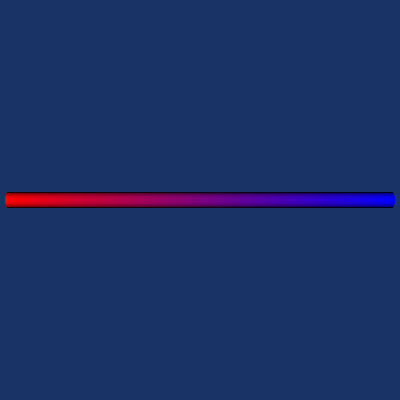

This chart was generated by the following Python code:
#!/usr/bin/env python

# Demonstrate vtkGradientFilter on a line source, verifying the filter
# handles SMP backends correctly without crashing, and visualizing
# the line with computed gradient data.

# Factory overrides
import vtkmodules.vtkInteractionStyle  # noqa: F401
import vtkmodules.vtkRenderingOpenGL2  # noqa: F401

from vtkmodules.vtkCommonDataModel import vtkDataObject
from vtkmodules.vtkFiltersCore import vtkTubeFilter
from vtkmodules.vtkFiltersGeneral import vtkGradientFilter
from vtkmodules.vtkFiltersSources import vtkLineSource
from vtkmodules.vtkRenderingCore import (
    vtkActor,
    vtkPolyDataMapper,
    vtkRenderWindow,
    vtkRenderWindowInteractor,
    vtkRenderer,
)

# Create a line source
line_source = vtkLineSource()
line_source.Update()

# Compute gradient on the line
gradient = vtkGradientFilter()
gradient.SetInputData(line_source.GetOutput())
gradient.SetInputArrayToProcess(
    0, 0, 0, vtkDataObject.FIELD_ASSOCIATION_POINTS, "Texture Coordinates"
)
gradient.Update()

# Add tube geometry so the line is visible
tube = vtkTubeFilter()
tube.SetInputConnection(gradient.GetOutputPort())
tube.SetRadius(0.02)
tube.SetNumberOfSides(12)

# Render colored by texture coordinates
mapper = vtkPolyDataMapper()
mapper.SetInputConnection(tube.GetOutputPort())
mapper.SetScalarModeToUsePointFieldData()
mapper.SelectColorArray("Texture Coordinates")
mapper.SetScalarRange(0, 1)

actor = vtkActor()
actor.SetMapper(mapper)

# Renderer
renderer = vtkRenderer()
renderer.AddActor(actor)
renderer.SetBackground(0.1, 0.2, 0.4)

# Window
render_window = vtkRenderWindow()
render_window.AddRenderer(renderer)
render_window.SetSize(400, 400)
render_window.SetWindowName("gradient smp")

# Interactor
interactor = vtkRenderWindowInteractor()
interactor.SetRenderWindow(render_window)

# Scene
renderer.ResetCamera()

interactor.Initialize()
interactor.Start()
